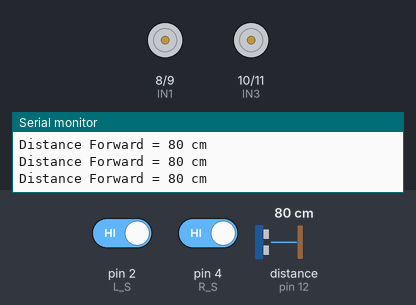
Simulated run of this sketch. Board: Arduino Uno, built with avr-gcc and run on an emulated ATmega328P. Parts: motor-driver pin pairs drawn as motors (green arrow = first pin HIGH = forward, orange = second pin HIGH = backward, longer = more drive, scaled by the enable pin), the last lines printed to the serial monitor. Wiring (inferred from the names in the program): ultrasonic range finder: trigger pin 13; echo pin 12. The inputs (shaded band) are chosen by the test bench; at power-on: pin 2 (L_S) HIGH, pin 4 (R_S) HIGH, distance to the obstacle (sensor on pin 12) 80 cm. The echo pulse lasts 58.3 µs per cm.

Above: at 2.2 s.
2.3 s: pin 2 (L_S) driven LOW
At 3.5 s:
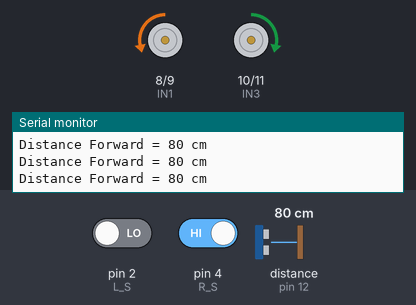
3.8 s: pin 4 (R_S) driven LOW
At 4.4 s:
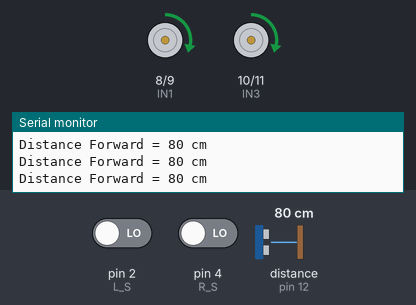
5.3 s: distance to the obstacle (sensor on pin 12) set to 28 cm
8.3 s: distance to the obstacle (sensor on pin 12) set to 25 cm
At 9.13 s:
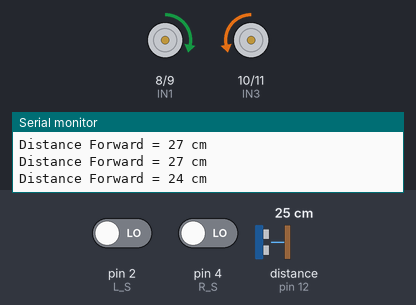
11.3 s: distance to the obstacle (sensor on pin 12) set to 35 cm
12.8 s: distance to the obstacle (sensor on pin 12) set to 2 cm
Timing chart, 0 to 16.8 s (numbered marks = the images above; inputs shaded):
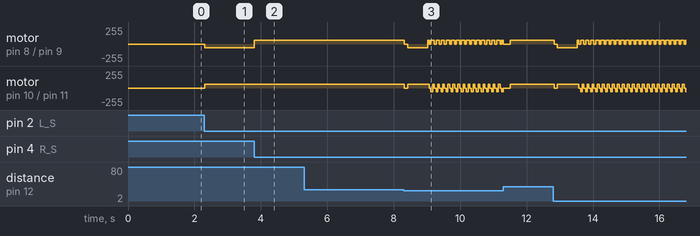

The sketch:

Linefollowing_ObstacleDetection.ino
```cpp
// Motor control pins for L298N
#define IN1 8
#define IN2 9
#define ENA 3

#define IN3 10
#define IN4 11
#define ENB 5

// Line sensor pins
const int L_S = 2;
const int R_S = 4;

// Ultrasonic sensor pins
const int trigPin = 13;
const int echoPin = 12;

// Speed settings
const int speedL = 55;
const int speedR = 55;

// Obstacle detection
const int Set = 25;

int distance_F = 50;

void setup() {
  pinMode(L_S, INPUT);
  pinMode(R_S, INPUT);

  pinMode(ENA, OUTPUT); pinMode(IN1, OUTPUT); pinMode(IN2, OUTPUT);
  pinMode(ENB, OUTPUT); pinMode(IN3, OUTPUT); pinMode(IN4, OUTPUT);

  pinMode(trigPin, OUTPUT);
  pinMode(echoPin, INPUT);

  Serial.begin(9600);
  delay(1000);
}

void loop() {
  distance_F = Ultrasonic_read();
  Serial.print("Distance Forward = ");
  Serial.print(distance_F);
  Serial.println(" cm");

  int leftSensor = digitalRead(L_S);
  int rightSensor = digitalRead(R_S);

  if ((rightSensor == 0) && (leftSensor == 0)) {
    if (distance_F > Set) {
      forward();
    } else {
      avoidObstacle();
      rejoinLine();
    }
  } else if ((rightSensor == 1) && (leftSensor == 0)) {
    turnRight();
  } else if ((rightSensor == 0) && (leftSensor == 1)) {
    turnLeft();
  } else if ((rightSensor == 1) && (leftSensor == 1)) {

    Stop();
  }

  delay(10);
}

void avoidObstacle() {
  Stop();
  delay(100);

  backward();
  Stop();
  //delay(600);

  turnRight();
  delay(600);

  // Move forward until obstacle is cleared
  while (Ultrasonic_read() <= Set) {
    forward();
    delay(50);
    Stop();
    delay(50);
    turnLeft();
    delay(50);
  }

  Stop();
  delay(200);
}

void rejoinLine() {
  unsigned long start = millis();
  const unsigned long timeout = 5000;

  while (millis() - start < timeout) {
    int leftSensor = digitalRead(L_S);
    int rightSensor = digitalRead(R_S);

    if (leftSensor == 0 && rightSensor == 0) {
      forward();
      return;
    } else if (leftSensor == 1 && rightSensor == 0) {
      turnLeft();
    } else if (rightSensor == 1 && leftSensor == 0) {
      turnRight();
    } else if (leftSensor == 1 && rightSensor == 1) {
      forward();
    } else {
      // Mild left-right scan
      turnLeft();
      delay(200);
      turnRight();
      delay(200);
    }
    delay(50);
  }
  Stop();
}

int Ultrasonic_read() {
  digitalWrite(trigPin, LOW);
  delayMicroseconds(2);
  digitalWrite(trigPin, HIGH);
  delayMicroseconds(10);
  digitalWrite(trigPin, LOW);

  long duration = pulseIn(echoPin, HIGH, 30000);
  if (duration == 0) return 999;

  return duration / 29 / 2;
}

// Movement functions
void forward() {
  analogWrite(ENA, speedL); analogWrite(ENB, speedR);
  digitalWrite(IN1, HIGH); digitalWrite(IN2, LOW);
  digitalWrite(IN3, HIGH); digitalWrite(IN4, LOW);
}

void backward() {
  analogWrite(ENA, speedL); analogWrite(ENB, speedR);
  digitalWrite(IN1, LOW); digitalWrite(IN2, HIGH);
  digitalWrite(IN3, LOW); digitalWrite(IN4, HIGH);
}

void turnRight() {
  analogWrite(ENA, speedL); analogWrite(ENB, speedR);
  digitalWrite(IN1, LOW); digitalWrite(IN2, HIGH);
  digitalWrite(IN3, HIGH); digitalWrite(IN4, LOW);
}

void turnLeft() {
  analogWrite(ENA, speedL); analogWrite(ENB, speedR);
  digitalWrite(IN1, HIGH); digitalWrite(IN2, LOW);
  digitalWrite(IN3, LOW); digitalWrite(IN4, HIGH);
}

void Stop() {
  analogWrite(ENA, 0); analogWrite(ENB, 0);
  digitalWrite(IN1, LOW); digitalWrite(IN2, LOW);
  digitalWrite(IN3, LOW); digitalWrite(IN4, LOW);
}
```

Measured:
- the behaviour switches between 27 and 26 cm on distance to the obstacle (sensor on pin 12) (found by bisection; images 2 and 3)
- after the input at 2.3 s, motor on pin 8 (IN1) / pin 9 (IN2): stopped → backward 55/255 at once; motor on pin 10 (IN3) / pin 11 (IN4): stopped → forward 55/255 at once
- after the input at 3.8 s, motor on pin 8 (IN1) / pin 9 (IN2): backward 55/255 → forward 55/255 at once
